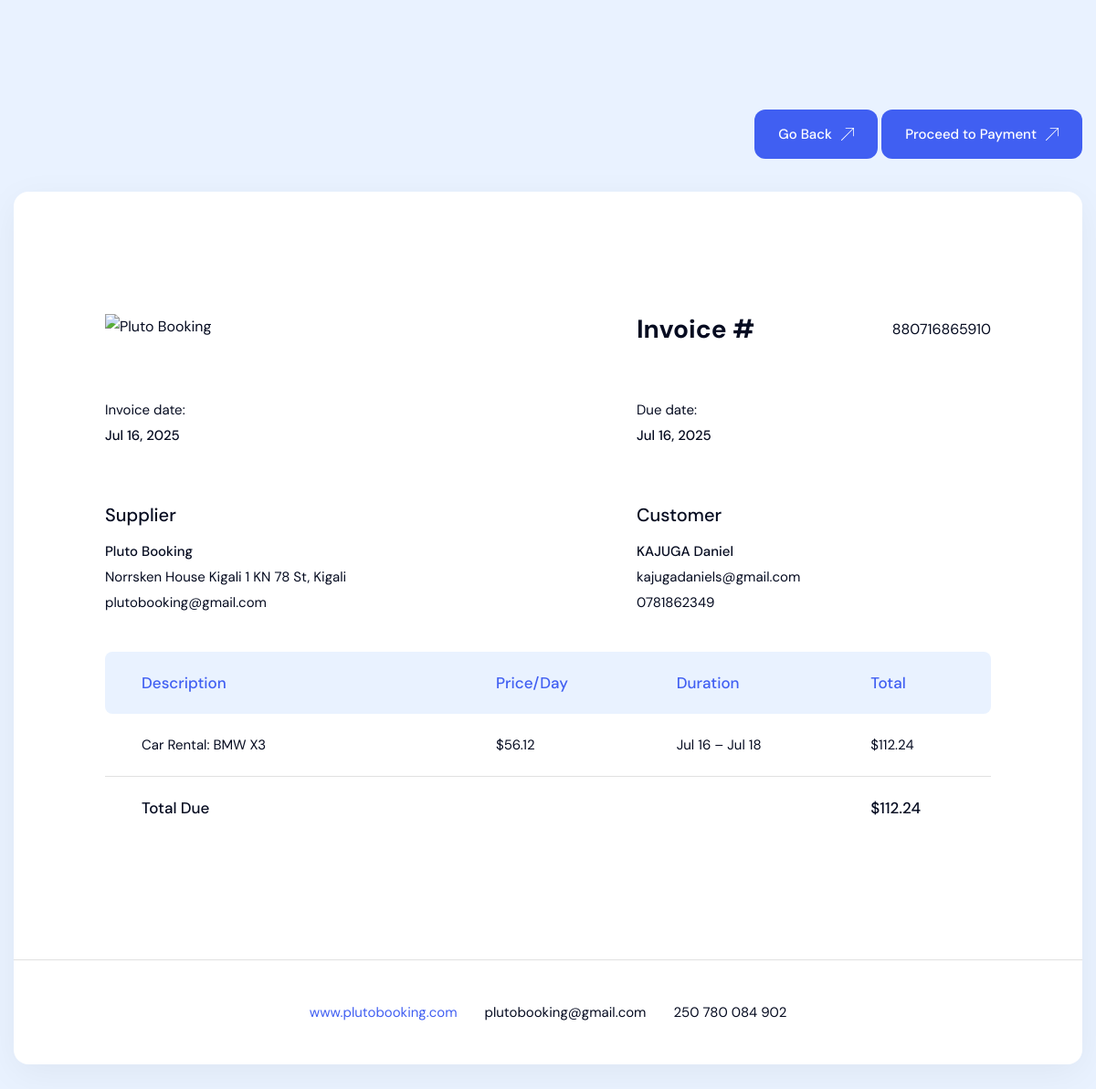
The page /payment/car/880716865910/pay/ (signed in) on the database its author committed.
### payment/models.py (models this page shows, shortened)
class CarPayment(models.Model):
    STATUS_CHOICES = [
        ('pending', 'Pending'),
        ('success', 'Success'),
        ('failed', 'Failed'),
    ]
    booking = models.OneToOneField(CarBooking, on_delete=models.CASCADE, related_name='payment')
    invoice_number = models.CharField(max_length=100, unique=True)
    status = models.CharField(max_length=20, choices=STATUS_CHOICES, default='pending')
    created_at = models.DateTimeField(auto_now_add=True)
    updated_at = models.DateTimeField(auto_now=True)

### car/models.py (models this page shows, shortened)
class CarBooking(models.Model):
    STATUS_CHOICES = [
        ('pending', 'Pending'),
        ('confirmed', 'Confirmed'),
        ('cancelled', 'Cancelled'),
        ('completed', 'Completed'),
    ]
    car = models.ForeignKey('Car', on_delete=models.CASCADE, related_name='bookings')
    user = models.ForeignKey(settings.AUTH_USER_MODEL, on_delete=models.CASCADE, related_name='car_bookings')
    pickup_location = models.CharField(max_length=255)
    dropoff_location = models.CharField(max_length=255)
    pickup_date = models.DateField()
    dropoff_date = models.DateField()
    total_price = models.DecimalField(max_digits=10, decimal_places=2)
    status = models.CharField(max_length=20, choices=STATUS_CHOICES, default='pending')
    special_requests = models.TextField(blank=True, null=True)
    created_at = models.DateTimeField(auto_now_add=True)
    updated_at = models.DateTimeField(auto_now=True)
    class Meta:
        ordering = ['-created_at']

class Car(models.Model):
    CONDITION_CHOICES = [
        ('new', 'New'),
        ('used', 'Used'),
    ]
    TRANSMISSION_CHOICES = [
        ('automatic', 'Automatic'),
        ('manual', 'Manual'),
    ]
    DOORS_CHOICES = [
        (2, '2'),
        (3, '3'),
        (4, '4'),
        (5, '5'),
    ]
    COLOR_CHOICES = [
        ('black', 'Black'),
        ('white', 'White'),
        ('gray', 'Gray'),
        ('red', 'Red'),
        ('blue', 'Blue'),
        ('silver', 'Silver'),
        ('green', 'Green'),
    ]
    FUEL_TYPES = [
        ('petrol', 'Petrol'),
        ('diesel', 'Diesel'),
        ('electric', 'Electric'),
        ('hybrid', 'Hybrid'),
    ]
    name = models.CharField(max_length=255)
    car_brand = models.ForeignKey(CarBrand, on_delete=models.SET_NULL, null=True, blank=True)
    car_type = models.ForeignKey(CarType, on_delete=models.SET_NULL, null=True)
    condition = models.CharField(max_length=10, choices=CONDITION_CHOICES)
    fuel_type = models.CharField(max_length=20, choices=FUEL_TYPES)
    doors = models.IntegerField(choices=DOORS_CHOICES)
    year = models.PositiveIntegerField()
    transmission = models.CharField(max_length=20, choices=TRANSMISSION_CHOICES)
    color = models.CharField(max_length=20, choices=COLOR_CHOICES)
    body = models.CharField(max_length=100)
    engine_capacity = models.DecimalField(max_digits=5, decimal_places=2, help_text="In Liters")
    mileage = models.PositiveIntegerField(help_text="In kilometers")
    price_per_day = models.DecimalField(max_digits=10, decimal_places=2)
    description = models.TextField(blank=True)
    is_available = models.BooleanField(default=True)
    created_at = models.DateTimeField(auto_now_add=True)
    class Meta:
        ordering = ['-created_at']

### account/models.py (models this page shows, shortened)
class User(AbstractBaseUser, PermissionsMixin):
    ROLE_CHOICES = (
        ('User', 'User'),
        ('Admin', 'Admin'),
        ('Manager', 'Manager'),
    )
    GENDER_CHOICES = (
        ('Male', 'Male'),
        ('Female', 'Female'),
    )
    name = models.CharField(max_length=255)
    role = models.CharField(max_length=30, choices=ROLE_CHOICES, null=True, blank=True)
    email = models.EmailField(unique=True, null=True, blank=True)
    phone_number = models.CharField(max_length=15, unique=True, null=True, blank=True)
    image = ProcessedImageField(
        upload_to=user_image_path,
        processors=[ResizeToFill(720, 720)],
        format='JPEG',
        options={'quality': 90},
        null=True,
        blank=True,
    )
    gender = models.CharField(max_length=6, choices=GENDER_CHOICES, null=True, blank=True)
    slug = models.SlugField(unique=True, max_length=255, null=True, blank=True)
    is_active = models.BooleanField(default=True)
    is_staff = models.BooleanField(default=False)
    reset_otp = models.CharField(max_length=7, null=True, blank=True)
    otp_created_at = models.DateTimeField(null=True, blank=True)
    created_at = models.DateTimeField(default=timezone.now)
    updated_at = models.DateTimeField(auto_now=True)
    objects = CustomUserManager()
    USERNAME_FIELD = 'email'
    REQUIRED_FIELDS = ['name', 'role']

### payment/views.py (the view)
# urls.py: path('car/<str:invoice_number>/pay/', payCarBooking, name='payCarBooking'),
@login_required
def payCarBooking(request, invoice_number):
    payment = get_object_or_404(CarPayment, invoice_number=invoice_number)
    if payment.booking.user != request.user:
        return redirect('base:home')
    if payment.status != 'pending':
        return redirect('car:carDetails', id=payment.booking.car.id)
    context = {
        'payment': payment,
        'public_key': os.getenv("IREMBO_PUBLIC_KEY"),
    }
    return render(request, 'pages/payment/car_payment.html', context)

### templates/pages/payment/car_payment.html (shortened to what this page needs)
{% load static %}
{% load humanize %}
<!DOCTYPE html>
<html lang="en">
<head>
    <link rel="stylesheet" type="text/css" href="{% static 'css/bootstrap.min.css' %}">
    <link rel="stylesheet" type="text/css" href="{% static 'css/slick-theme.css' %}">
    <link rel="stylesheet" type="text/css" href="{% static 'css/slick.css' %}">
    <link rel="stylesheet" type="text/css" href="{% static 'css/mmenu.css' %}">
    <link rel="stylesheet" type="text/css" href="{% static 'css/style.css' %}">
    <link rel="stylesheet" rel="shortcut icon" href="{% static 'images/favicon.png' %}" type="image/x-icon">
    <link rel="stylesheet" rel="icon" href="{% static 'images/favicon.png' %}" type="image/x-icon">
    <link rel="stylesheet" href="https://cdnjs.cloudflare.com/ajax/libs/toastr.js/latest/toastr.min.css">
</head>
<body class="wrapper-invoice">
    <section class="invoice-section">
        <div class="cus-container2">
            <div class="top">
                <a href="{% url 'car:carDetails' payment.booking.car.id %}" class="btn-default">
                    Go Back
                </a>
                <button onclick="startPayment()" class="btn-default">
                    Proceed to Payment
                </button>
            </div>
            <div class="box-invoice">
                <div class="header">
                    <div class="wrap-top">
                        <div class="box-left">
                            <div class="logo">
                                <img src="{% static 'images/logo-w.png' %}" alt="Pluto Booking" width="130">
                            </div>
                        </div>
                        <div class="box-right">
                            <div class="d-flex justify-content-between align-items-center flex-wrap">
                                <div class="title">Invoice #</div>
                                <span class="code-num">{{ payment.invoice_number }}</span>
                            </div>
                        </div>
                    </div>
                    <div class="wrap-date">
                        <div class="box-left">
                            <label>Invoice date:</label>
                            <span class="date">{{ payment.created_at|date:"M d, Y" }}</span>
                        </div>
                        <div class="box-right">
                            <label>Due date:</label>
                            <span class="date">{{ payment.created_at|date:"M d, Y" }}</span>
                        </div>
                    </div>
                    <div class="wrap-info">
                        <div class="box-left">
                            <div class="title">Supplier</div>
                            <div class="sub">Pluto Booking</div>
                            <p class="desc">
                                {{ settings.address|default:'Norrsken House Kigali 1 KN 78 St, Kigali' }}
                                <br>
                                {{ settings.email|default:'plutobooking@gmail.com' }}
                            </p>
                        </div>
                        <div class="box-right">
                            <div class="title">Customer</div>
                            <div class="sub">{{ payment.booking.user.name }}</div>
                            <p class="desc">{{ payment.booking.user.email }}<br>{{ payment.booking.user.phone_number|default:"N/A" }}</p>
                        </div>
                    </div>
                    <div class="wrap-table">
                        <table class="invoice-table">
                            <thead>
                                <tr class="title">
                                    <th>Description</th>
                                    <th>Price/Day</th>
                                    <th>Duration</th>
                                    <th>Total</th>
                                </tr>
                            </thead>
                            <tbody>
                                <tr class="content">
                                    <td>Car Rental: {{ payment.booking.car.name }}</td>
                                    <td>${{ payment.booking.car.price_per_day|intcomma }}</td>
                                    <td>
                                        {{ payment.booking.pickup_date|date:"M d" }}
                                        –
                                        {{ payment.booking.dropoff_date|date:"M d" }}
                                    </td>
                                    <td>${{ payment.booking.total_price|intcomma }}</td>
                                </tr>
                                <tr class="content">
                                    <td class="total">Total Due</td>
                                    <td></td>
                                    <td></td>
                                    <td class="total">${{ payment.booking.total_price|intcomma }}</td>
                                </tr>
                            </tbody>
                        </table>
                    </div>
                </div>
                <div class="footer">
                    <ul class="box-contact">
                        <li>
                            www.plutobooking.com
                        </li>
                        <li>
                            {{ settings.email|default:'plutobooking@gmail.com' }}
                        </li>
                        <li>
                            {{ settings.phone_number|default:'250 780 084 902' }}
                        </li>
                    </ul>
                </div>
            </div>
        </div>
    </section>
</body>
</html>

### static/css/mmenu.css (style rules this page uses)
:root { --mm-line-height: 20px; --mm-listitem-size: 44px; --mm-navbar-size: 44px; --mm-offset-top: 0; --mm-offset-right: 0; --mm-offset-bottom: 0; --mm-offset-left: 0; --mm-color-border: rgba(0, 0, 0, 0.1); --mm-color-button: rgba(0, 0, 0, 0.3); --mm-color-text: rgba(0, 0, 0, 0.75); --mm-color-text-dimmed: rgba(0, 0, 0, 0.3); --mm-color-background: #f3f3f3; --mm-color-background-highlight: rgba(0, 0, 0, 0.05); --mm-color-background-emphasis: rgba(255, 255, 255, 0.4); --mm-shadow: 0 0 10px rgba(0, 0, 0, 0.3) }
:root { --mm-iconbar-size: 50px }
:root { --mm-iconpanel-size: 50px }
:root { --mm-sidebar-collapsed-size: 50px; --mm-sidebar-expanded-size: 440px }

### rows shown on the page
CarPayment: invoice_number "880716865910", created_at "Jul 16, 2025", booking.user.name "KAJUGA Daniel", booking.user.email "kajugadaniels@gmail.com", booking.user.phone_number "0781862349", booking.car.name "BMW X3", booking.car.price_per_day "56.12", booking.pickup_date "Jul 16", booking.dropoff_date "Jul 18", booking.total_price "112.24"

### other values the page prints
{{ settings.address|default:'Norrsken House Kigali 1 KN 78 St, Kigali' }} "Norrsken House Kigali 1 KN 78 St, Kigali"
{{ settings.email|default:'plutobooking@gmail.com' }} "plutobooking@gmail.com"
{{ settings.phone_number|default:'250 780 084 902' }} "250 780 084 902"
